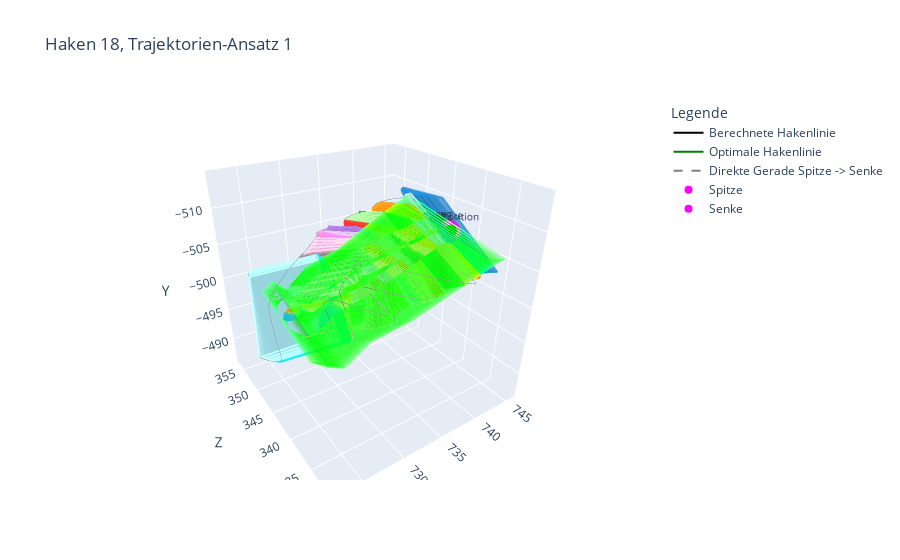
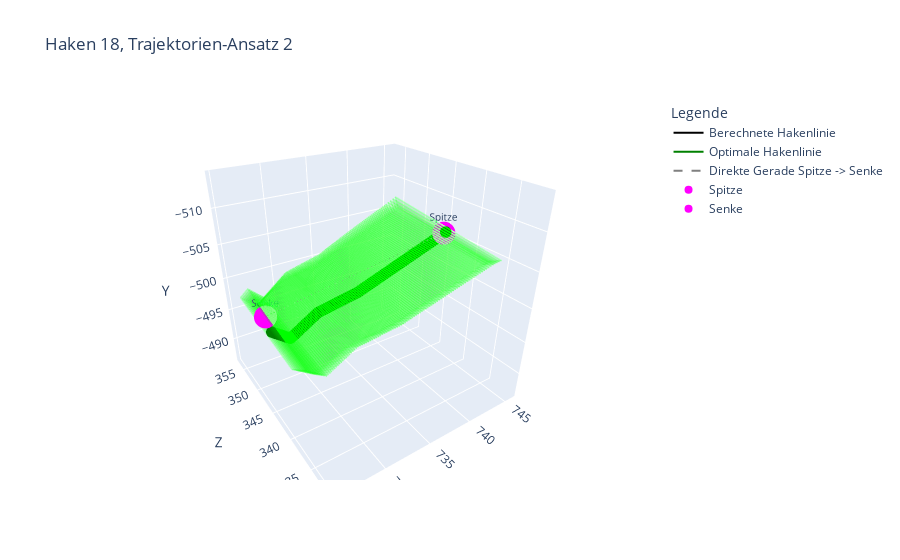
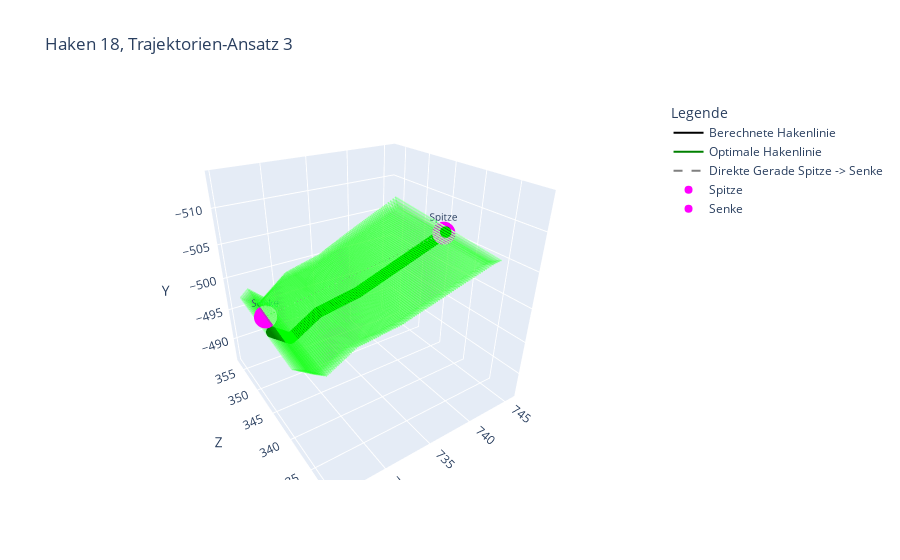
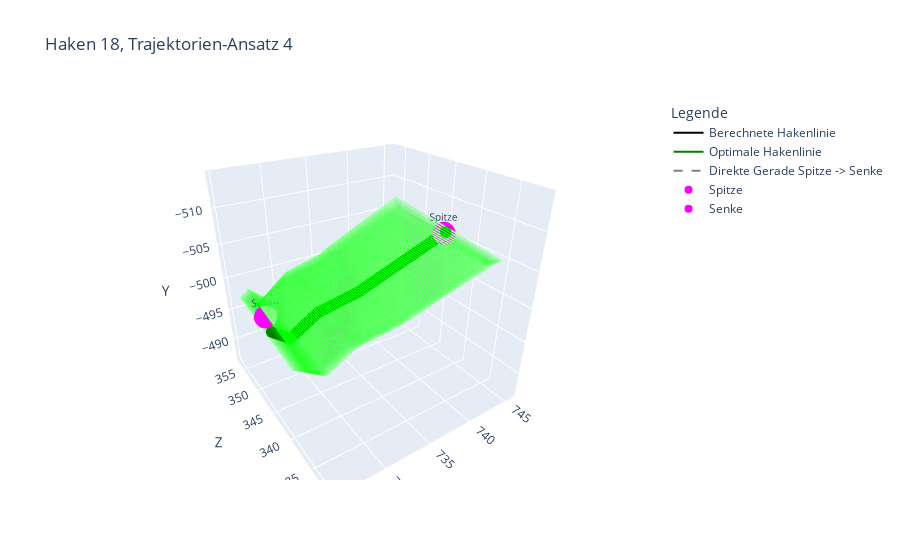

Write notebook code for charts like these, in order.
### Code cell
visualize_rectangles_html(
    rectangles = rectangles_1,
    secondary_rectangles = rectangles_optim,
    secondary_legend_title = 'optimale Trajektorie',
    connect_points = (trajectory_1[1][0], trajectory_1[-1][0]),
    hook_num = hook_num,
    trajectory_process = 1,
    html_filename = '/home/mo/Thesis/Evaluation/Trajektorientests/traj1.html'
    )

visualize_rectangles_html(
    rectangles = rectangles_2,
    secondary_rectangles = rectangles_optim,
    secondary_legend_title = 'optimale Trajektorie',
    connect_points = (trajectory_1[1][0], trajectory_1[-1][0]),
    hook_num = hook_num,
    trajectory_process = 2,
    html_filename = '/home/mo/Thesis/Evaluation/Trajektorientests/traj2.html'
    )

visualize_rectangles_html(
    rectangles = rectangles_3,
    secondary_rectangles = rectangles_optim,
    secondary_legend_title = 'optimale Trajektorie',
    connect_points = (trajectory_1[1][0], trajectory_1[-1][0]),
    hook_num = hook_num,
    trajectory_process = 3,
    html_filename = '/home/mo/Thesis/Evaluation/Trajektorientests/traj3.html'
    )

visualize_rectangles_html(
    rectangles = rectangles_4,
    secondary_rectangles = rectangles_optim,
    secondary_legend_title = 'optimale Trajektorie',
    connect_points = (trajectory_1[1][0], trajectory_1[-1][0]),
    hook_num = hook_num,
    trajectory_process = 4,
    html_filename = '/home/mo/Thesis/Evaluation/Trajektorientests/traj4.html'
    )
